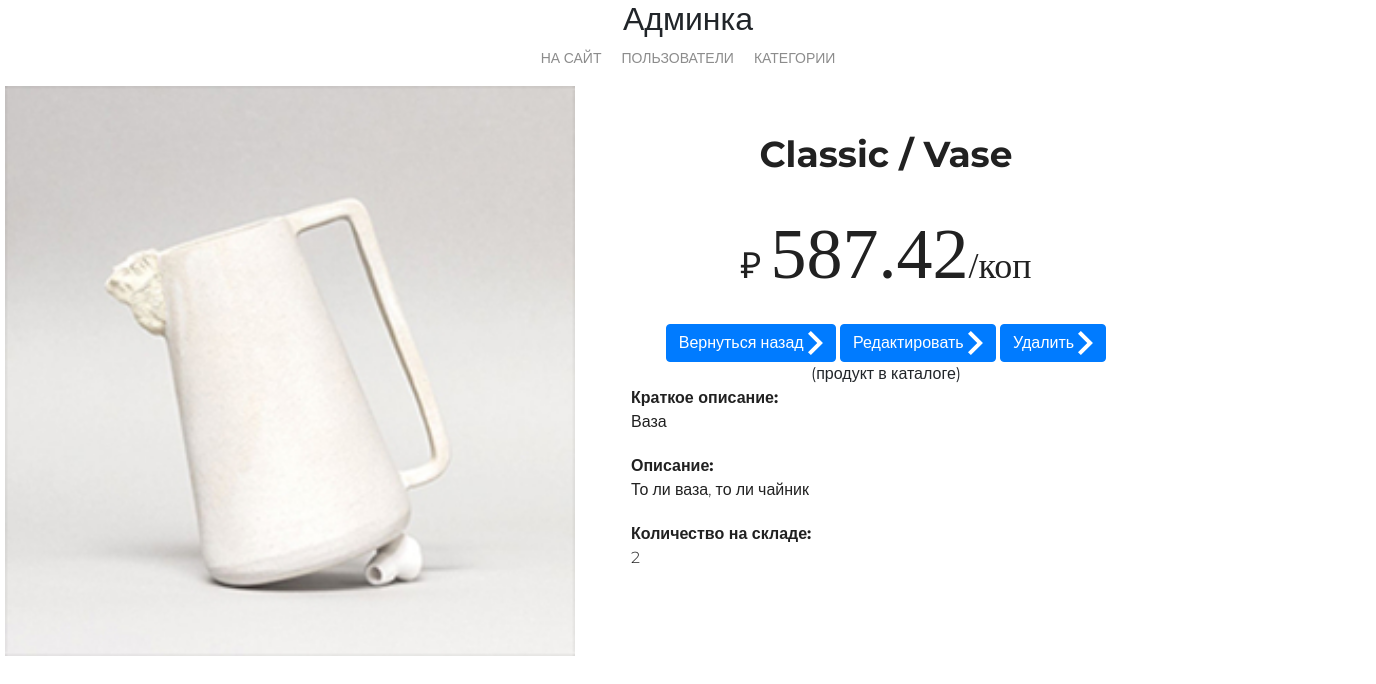
The page /my/admin/product/37/detail/ on the database as committed earlier.
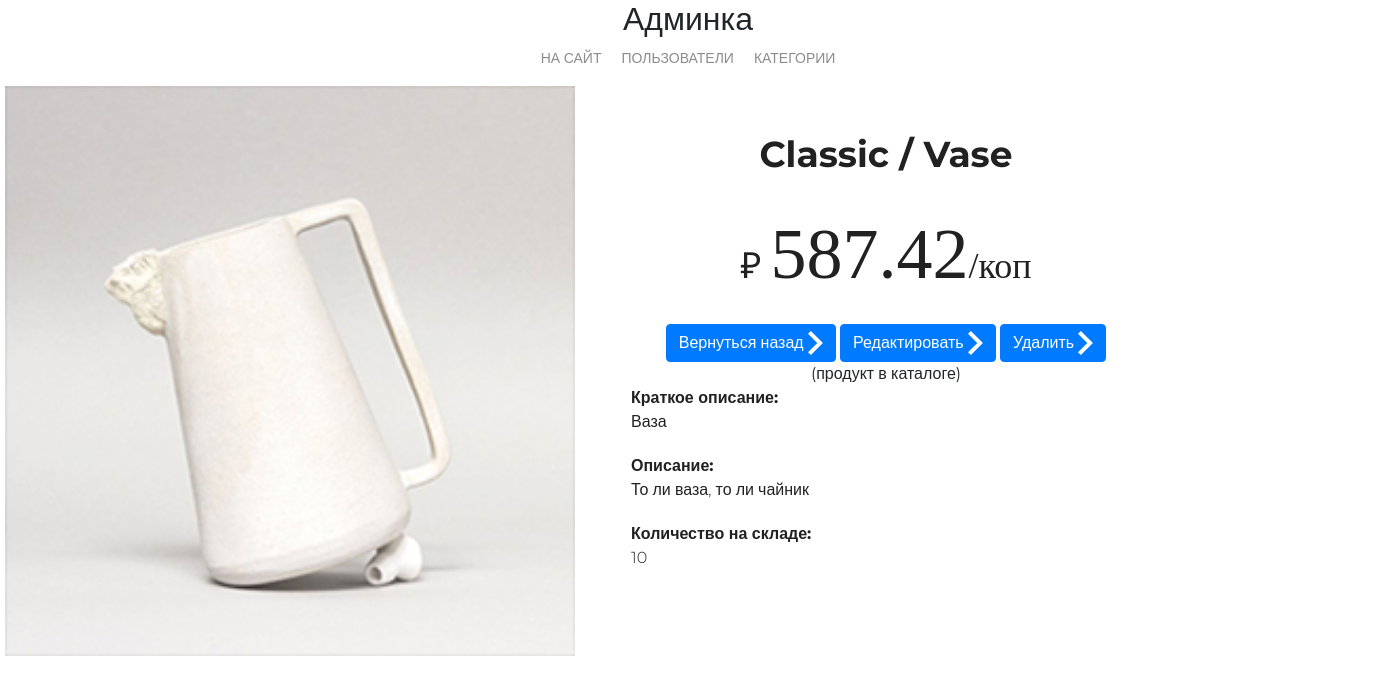
The same page on the database as committed later.
### mainapp/models.py (models this page shows, shortened)
class Product(models.Model):
    category = models.ForeignKey(ProductCategory,
                                 on_delete=models.CASCADE,
                                 verbose_name='категория продукта')
    name = models.CharField('имя продукта', max_length=128)
    image = models.ImageField(upload_to='products_images', blank=True)
    short_desc = models.CharField('краткое описание продукта', max_length=64, blank=True)
    description = models.TextField('описание продукта', blank=True)
    price = models.DecimalField('цена продукта', max_digits=8, decimal_places=2, default=0)
    quantity = models.PositiveIntegerField('количество на складе', default=0)
    is_active = models.BooleanField(verbose_name='активность', default=True, db_index=True)
    modified_date = models.DateTimeField(
        verbose_name='дата изменения', auto_now=True)
    class Meta:
        verbose_name = 'продукт'
        verbose_name_plural = 'продукты'
        ordering = ['-is_active', 'category', 'name']

class ProductCategory(models.Model):
    name = models.CharField(verbose_name='имя категории', max_length=128)
    description = models.TextField(verbose_name='описание категории', blank=True)
    is_active = models.BooleanField(verbose_name='активность', default=True, db_index=True)
    modified_date = models.DateTimeField(
        verbose_name='дата изменения', auto_now=True)
    class Meta:
        verbose_name = 'Категория продукта'
        verbose_name_plural = 'Категории продуктов'
        ordering = ['-is_active', 'name']

### adminapp/views.py (the view)
# urls.py: path('product/<int:product_pk>/detail/', adminapp.ProductDetail.as_view(), name='product_read'),
class ProductDetail(PageTitleMixin, DetailView):
    page_title = 'админка/продукт'
    model = Product
    pk_url_kwarg = 'product_pk'
    context_object_name = 'product'

### adminapp/views.py (called while the page is built)
    def get_context_data(self, *, object_list=None, **kwargs):
        data = super().get_context_data(object_list=None, **kwargs)
        if hasattr(self, 'page_title'):
            data['page_title'] = self.page_title
        return data

### mainapp/context_processors.py (called while the page is built)
def get_categories(request):
    if settings.LOW_CACHE:
        key = 'links_menu'
        links_menu = cache.get(key)
        if links_menu is None:
            links_menu = ProductCategory.objects.filter(is_active=True)
            cache.set(key, links_menu)
    else:
        links_menu = ProductCategory.objects.filter(is_active=True)
    return {
        'categories': links_menu
    }

### mainapp/templatetags/my_tags.py (called while the page is built)
def media_folder_products(string):
    if not string:
        string = 'products_images/default.jpg'
    return f'{settings.MEDIA_URL}{string}'

### adminapp/templates/mainapp/product_detail.html (shortened to what this page needs)
{% extends 'adminapp/base.html' %}
{% load static %}
{% load my_tags %}
{% block container %}
    <div class="product-detail">
        <section class="product-dealis margin_bottom_0">
            <div class="product-dealis-container">
                <div class="product-dealis-container-img">
                    <img src="{{ product.image|media_folder_products }}" alt="{{ product.name }}">
                </div>
            </div>
            <div class="product-dealis-container">
                <h3>{{ product.category.name|title }} / {{ product.name|title }}</h3>
                <p>&#8381; <span>{{ product.price }}</span>/коп</p>
                <a href="{% url 'adminapp:category_products' category_pk=product.category_id %}"
                   class="btn btn-primary">
                    Вернуться назад
                    <img src="{% static 'img/arrow-white.svg' %}" alt="arrow">
                </a>
                <a href="{% url 'adminapp:product_update' pk=product.pk %}"
                   class="btn btn-primary">
                    Редактировать
                    <img src="{% static 'img/arrow-white.svg' %}" alt="arrow">
                </a>
                <a href="{% url 'adminapp:product_delete' pk=product.pk %}"
                   class="btn btn-primary">
                    Удалить
                    <img src="{% static 'img/arrow-white.svg' %}" alt="arrow">
                </a>
                <br>
                {% if not product.is_active %}
                    <span class="errorlist">(продукт не в каталоге!)</span>
                {% else %}
                    <span>(продукт в каталоге)</span>
                {% endif %}
                <br>
                <div class="product-dealis-text">
                    <p><span class="font-weight-bold">Краткое описание: </span><br>
                        {{ product.short_desc|capfirst }}</p>
                    <p><span class="font-weight-bold">Описание: </span><br>
                        {{ product.description|capfirst }}</p>
                    <p><span class="font-weight-bold">Количество на складе: </span><br>
                        {{ product.quantity|capfirst }}</p>
                </div>
            </div>
        </section>
    </div>
{% endblock %}

Rows that differ between the two databases and show on the page:
changed Product "Vase": quantity "2" → "10"
